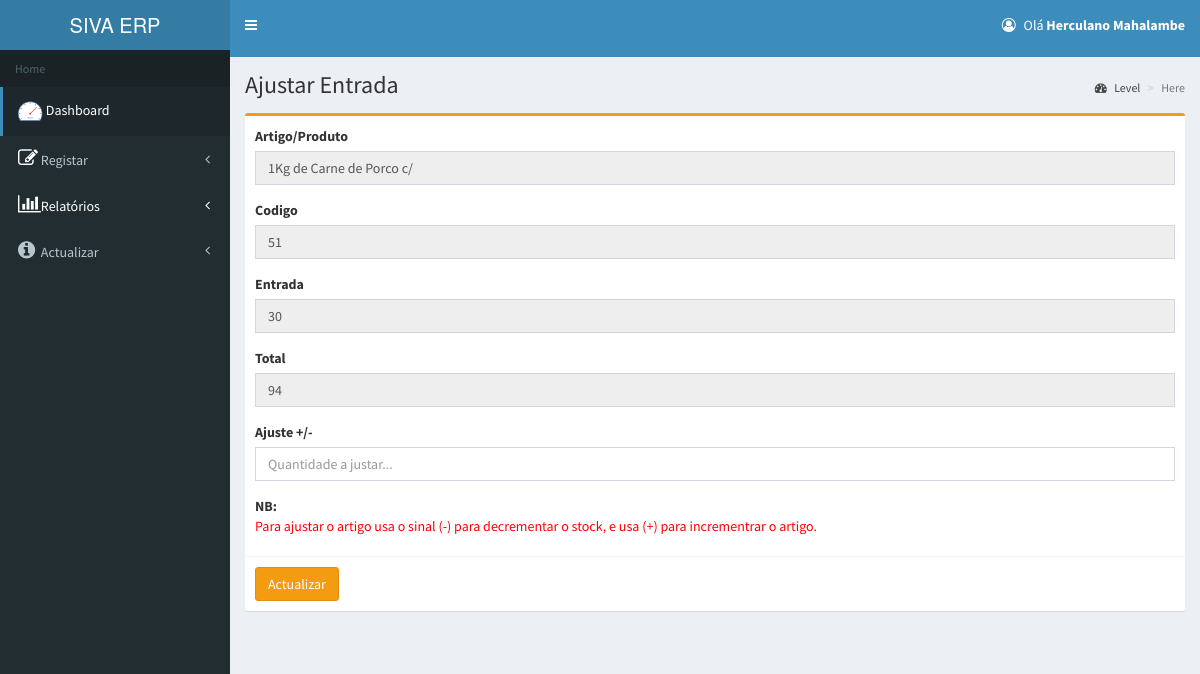
The app's page /gestor/ajust.php?id=51 (signed in) with its own data.
### tables this page shows
CREATE TABLE `empresa` (
  `id` int(11) NOT NULL,
  `nome` varchar(40) NOT NULL,
  `nuit` varchar(20) NOT NULL,
  `contacto` varchar(20) NOT NULL,
  `address` text NOT NULL
);

CREATE TABLE `tbl_user` (
  `userid` int(11) NOT NULL,
  `username` varchar(100) NOT NULL,
  `useremail` varchar(100) NOT NULL,
  `password` varchar(100) NOT NULL,
  `role` varchar(50) NOT NULL
);

CREATE TABLE `tbl_entradas` (
  `id` int(11) NOT NULL,
  `idproduto` int(5) UNSIGNED ZEROFILL NOT NULL,
  `quantidade` int(11) NOT NULL,
  `qtd_anterior` int(11) NOT NULL,
  `produto` varchar(200) NOT NULL,
  `data` date NOT NULL,
  `ajust` varchar(250) NOT NULL,
  `data_ajust` date NOT NULL
);

CREATE TABLE `tbl_product` (
  `pid` int(5) UNSIGNED ZEROFILL NOT NULL COMMENT '00F',
  `pname` varchar(200) DEFAULT NULL,
  `pcategory` varchar(200) DEFAULT NULL,
  `purchaseprice` float NOT NULL,
  `saleprice` float NOT NULL,
  `pstock` int(11) DEFAULT NULL,
  `pdescription` varchar(250) NOT NULL,
  `fornecedor` varchar(30) NOT NULL,
  `iva` varchar(10) NOT NULL,
  `codebar` varchar(300) NOT NULL
);

### session.php (called while the page is built, shortened)
<?php
include_once 'conexao.php';
if (isset($_COOKIE['txt_email']) && !empty($_COOKIE['txt_email'])) {
    $usuario_cookie = $_COOKIE['txt_email'];
    $sql = mysqli_query($mysqli, "SELECT * FROM tbl_user WHERE useremail = '$usuario_cookie'");
    if ($sql && mysqli_num_rows($sql) > 0) {
        $linha = mysqli_fetch_array($sql);
        $Nome = $linha["username"];
    } else {
        $Nome = "Usuário não encontrado";
        $idUser = null;
    }
}
?>

### gestor/ajust.php (the view, shortened to what this page needs)
<?php
      include_once '../dbconnect.php';
      include_once "../session.php";
      include_once '../conexao.php';
include_once'header.php';
$id=$_GET['id'];
$select=$pdo->prepare("select * from tbl_entradas where idproduto=$id");
$select->execute();
$row=$select->fetch(PDO::FETCH_ASSOC);
$id_db=$row['idproduto'];
$pro_nome=$row['produto'];
$pro_stock=$row['quantidade'];
  $select1=$pdo->prepare("select * from tbl_product where pid=$id");
  $select1->execute();
  $row1=$select1->fetch(PDO::FETCH_ASSOC);
  $stoque=$row1['pstock'];
?>
<div class="content-wrapper">
  <section class="content-header">
    <h1>
      Ajustar Entrada
    </h1>
    <ol class="breadcrumb">
      <li><a href="#"><i class="fa fa-dashboard"></i> Level</a></li>
      <li class="active">Here</li>
    </ol>
  </section>
  <section class="content container-fluid">
    <div class="box box-warning">
      <form action="" method="post"  name="formproduct" enctype="multipart/form-data" >
       <div class="box-body">
        <div class="form-group">
          <label >Artigo/Produto</label>
          <input type="text" class="form-control" name="txtpname" value="<?php echo $pro_nome; ?>" readonly>
        </div>
        <div class="form-group">
          <label>Codigo</label>
          <input type="text" class="form-control" name="txtpcide" value="<?php echo $id_db; ?>" readonly>
        </div>
        <div class="form-group">
          <label >Entrada</label>
          <input type="text"  class="form-control" value="<?php echo $pro_stock; ?>" name="txtentrada" readonly>
        </div>
        <div class="form-group">
          <label >Total</label>
          <input type="text"  class="form-control" value="<?php echo $stoque; ?>" name="txtentrada" readonly>
        </div>
        <div class="form-group">
          <label >Ajuste +/-</label>
          <input type="number" class="form-control" value="" name="qtdAjust" placeholder="Quantidade a justar..." required>
        </div>
        <b>NB:</b><p style="color: red;">Para ajustar o artigo usa o sinal (-) para decrementar o stock, e usa (+) para incrementrar o artigo.</p>
      </div>
      <div class="box-footer">
       <button type="submit" class="btn btn-warning" name="btnupdate">Actualizar</button>
     </div>
   </form>
 </div>
</section>
</div>
          <?php
          include_once'footer.php';
        ?>

### gestor/header.php (shortened to what this page needs)
<?php
  include_once'../conexao.php';
  $sql3 = mysqli_query($mysqli,"SELECT * FROM empresa");
  $res3 = mysqli_fetch_array($sql3);
  $nome_db = $res3['nome'];
 ?>
<!DOCTYPE html>
<html>
<head>
  <link rel="stylesheet" href="../bower_components/bootstrap/dist/css/bootstrap.min.css">
  <link rel="stylesheet" href="../bower_components/font-awesome/css/font-awesome.min.css">
  <link rel="stylesheet" href="../bower_components/Ionicons/css/ionicons.min.css">
  <link rel="stylesheet" href="../dist/css/AdminLTE.min.css">
  <link rel="stylesheet" href="../dist/css/skins/skin-blue.min.css">
  <link rel="stylesheet" href="../bower_components/bootstrap-daterangepicker/daterangepicker.css">
  <link rel="stylesheet" href="../bower_components/bootstrap-datepicker/dist/css/bootstrap-datepicker.min.css">
  <link rel="stylesheet" href="../bower_components/select2/dist/css/select2.min.css">
  <link rel="stylesheet" href="../plugins/iCheck/all.css">
  <link rel="stylesheet" href="../bower_components/datatables.net-bs/css/dataTables.bootstrap.min.css">
<link rel="stylesheet" href="//code.jquery.com/ui/1.12.1/themes/base/jquery-ui.css">
</head>
<body class="hold-transition skin-blue sidebar-mini">
<div class="wrapper">
  <header class="main-header">
    <a href="darshboard" class="logo">
      <span class="logo-lg"><?php echo $nome_db; ?></span>
    </a>
    <nav class="navbar navbar-static-top" role="navigation">
      <a href="#" class="sidebar-toggle" data-toggle="push-menu" role="button">
      </a>
      <div class="navbar-custom-menu">
        <ul class="nav navbar-nav">
          <li class="dropdown user user-menu">
            <a href="#" class="dropdown-toggle" data-toggle="dropdown">
              <p class="fa fa-user-circle-o"></p>
              <span class="hidden-xs">Olá  <b><?php echo $Nome;?></b></span>
            </a>
          </li>
        </ul>
      </div>
    </nav>
  </header>
  <aside class="main-sidebar">
    <section class="sidebar">
      <ul class="sidebar-menu" data-widget="tree">
        <li class="header">Home</li>
        <li class="active"><a href="darshboard"><img src="../images/icons8-speed1.png"></i> <span>Dashboard</span></a></li>
        <li class="treeview">
        <a href="#"><i class="fa fa-edit" style="font-size:20px;color:white"></i>
            <span>Registar</span><span class="pull-right-container"><i class="fa fa-angle-left pull-right"></i></span>
          </a>
          <li class="treeview">
          <a href="#" style="color: white;">
            <i class="fa fa-bar-chart" style="font-size:20px; color: white;"></i>
            <span style="color: white;">Relatórios</span>
            <span class="pull-right-container">
              <i class="fa fa-angle-left pull-right" style="color: white;"></i>
            </span>
          </a>
        </li>
         <li class="treeview">
          <a href="#"><i class="fa fa-info-circle" style="font-size:20px"></i>
            <span>Actualizar</span><i class="fa fa-angle-left pull-right"></i>
          </a>
        </li>
      </ul>
    </section>
  </aside>

### records on screen
empresa: nome "SIVA ERP"
tbl_user: username "Herculano Mahalambe"
tbl_entradas: txtpname "1Kg de Carne de Porco c/", txtpcide "51", txtentrada "30"
tbl_product: txtentrada "94"
